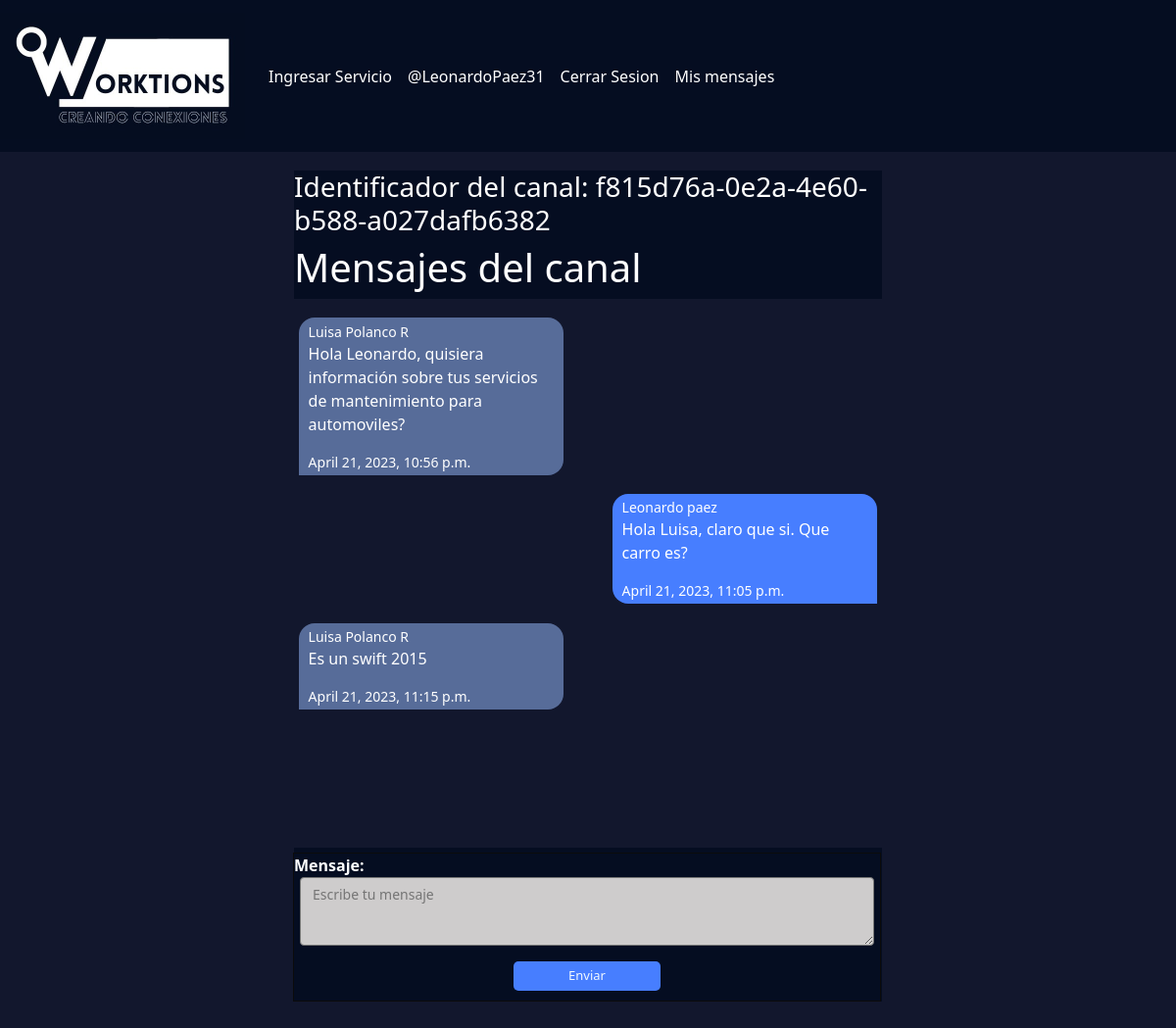
The page /ms/luipolanco (signed in) on the database as committed earlier.
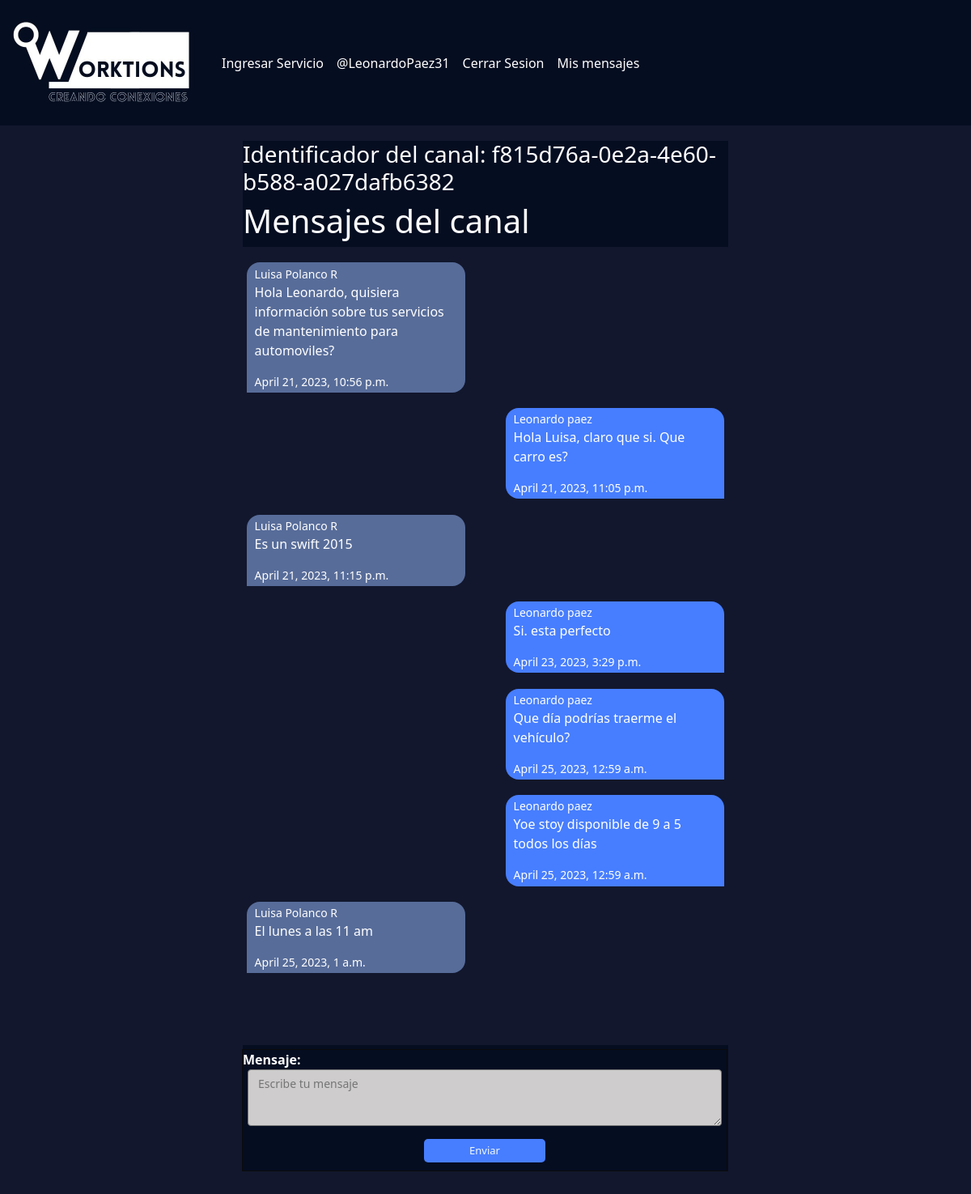
The same page on the database as committed later.
### chat/models.py (models this page shows)
class ModelBase(models.Model):
    id = models.UUIDField(default=uuid.uuid4, primary_key=True, db_index=True, editable=False)
    time = models.DateTimeField(auto_now_add=True)
    update = models.DateTimeField(auto_now=True)
    class Meta:
        abstract = True

class ChannelMessage(ModelBase):
    channel = models.ForeignKey("Channel", on_delete=models.CASCADE)
    user = models.ForeignKey(User, on_delete=models.CASCADE)
    text = models.TextField()

### Modules/Services/models.py (models this page shows, shortened)
class User(AbstractBaseUser):
    username = models.CharField('Nombre de usuario',unique = True, max_length=100)
    email = models.EmailField('Correo Electrónico', max_length=254,unique = True)
    name = models.CharField('Nombres', max_length=200, null=True)
    id = models.CharField(max_length=15, primary_key=True)
    date_of_birth = models.DateField(null=True)
    address = models.CharField(max_length = 50, null=True)
    city = models.CharField(max_length =20, null=True)
    phone = models.CharField(max_length =15, null=True)
    gender = models.CharField(max_length=15, null=True)
    usuario_activo = models.BooleanField(default = True)
    usuario_administrador = models.BooleanField(default = False)
    objects = UserManager()
    USERNAME_FIELD = 'username'
    REQUIRED_FIELDS = ['name','email', 'id', 'city']
    def __str__(self) -> str:
        return f'{self.name}'

### chat/views.py (the view)
# urls.py: path("ms/<str:username>", DetailMs.as_view(), name="detailms"),
class DetailMs(LoginRequiredMixin, ChannelFormMixin, DetailView):
    template_name = 'channel_detail.html'
    def get_object(self, *args, **kwargs):
        username = self.kwargs.get("username")
        my_username = self.request.user.username
        channel, _ = Channel.objects.get_or_create_channel_ms(my_username, username)
        if username == my_username:
            my_channel, _ = Channel.objects.get_or_create_current_user_channel(self.request.user)
            return my_channel
        if channel == None:
            raise Http404
        return channel

### chat/forms.py
class FormMessage(forms.Form):
    mensaje = forms.CharField(widget=forms.Textarea(attrs={
        "class": "form_ms",
        "placeholder": "Escribe tu mensaje",
    }))

### chat/models.py (called while the page is built, shortened)
    def just_two(self):
        return self.annotate(num_users = Count("users")).filter(num_users=2)

    def filter_by_username(self, username):
        return self.filter(userchannel__user__username=username)

    def get_queryset(self, *args, **kwargs):
        return ChannelQuerySet(self.model, using=self._db)

    def filter_ms_per_private(self, username_a, username_b):
        return self.get_queryset().just_two().filter_by_username(username_a).filter_by_username(username_b)

    def get_or_create_channel_ms(self, username_a, username_b):
        qs = self.filter_ms_per_private(username_a, username_b)
        if qs.exists():
            return qs.order_by("time").first(), False

### chat/templates/channel_detail.html (shortened to what this page needs)
{% extends './base.html' %}
{% block content %}
<body style="background-color: #12172d;">
    <br>
    <br>
    <br>
    <br>
    <br>
    <br>
    <div class="div_main">
            <h3>Identificador del canal: {{ object.id}}</h3>
            <h1>Mensajes del canal</h1>
            <div id="ms_container">
                {% for message in object.channelmessage_set.all %}
                <div class="div_ms {% if request.user == message.user %}my_mss{% else %}your_ms {% endif %}">
                    <small>{{message.user}}</small>
                    <p>{{message.text}}</p>
                    <small>{{message.time}}</small>
                </div>
                {% endfor %}
            </div >
            <div class="div_form_ms">
                <form id="form_submit" action="{{ request.path }}" method="POST">
                    <strong >{{form.as_p}}</strong>
                    <button type="submit" class="btn_send">Enviar</button>
                </form>
            </div>
    </div>
</body>
{% endblock %}

Rows that differ between the two databases and show on the page:
added ChannelMessage: user "Leonardo paez", text "Si. esta perfecto", time "April 23, 2023, 3:29 p.m."
added ChannelMessage: user "Leonardo paez", text "Que día podrías traerme el vehículo?", time "April 25, 2023, 12:59 a.m."
added ChannelMessage: user "Leonardo paez", text "Yoe stoy disponible de 9 a 5 todos los días", time "April 25, 2023, 12:59 a.m."
added ChannelMessage: user "Luisa Polanco R", text "El lunes a las 11 am", time "April 25, 2023, 1 a.m."
